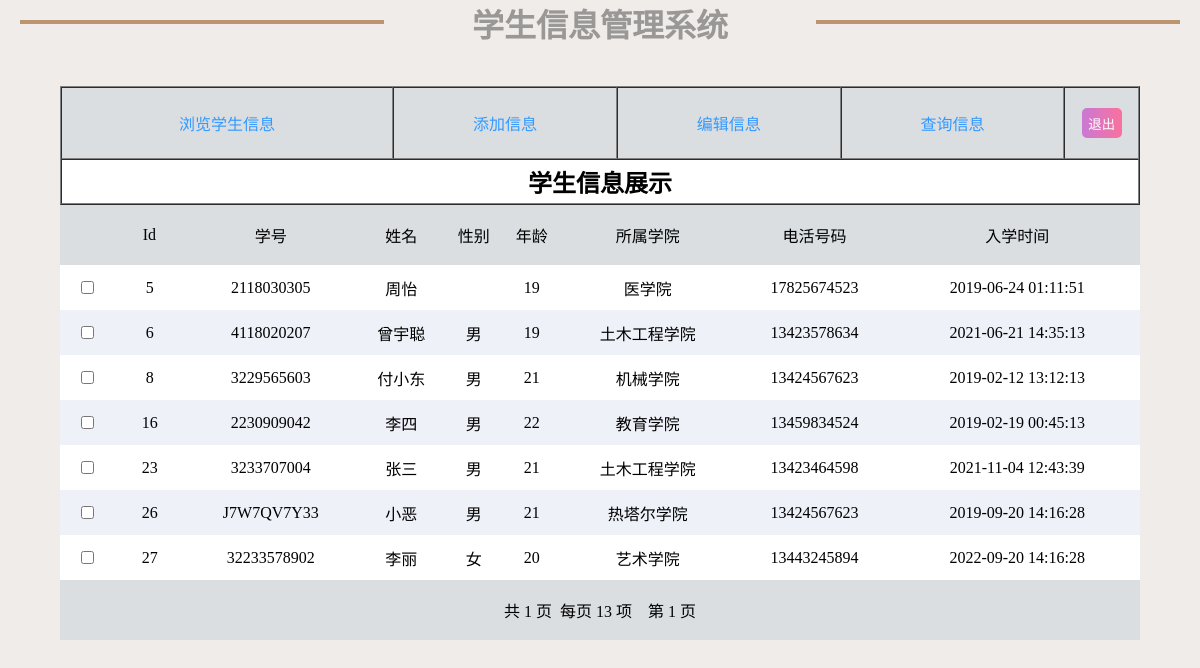
The app's page /index.php (signed in) with its own data.
### tables this page shows
CREATE TABLE `studentinfo` (
  `id` int(11) NOT NULL AUTO_INCREMENT,
  `sno` varchar(20) NOT NULL,
  `name` varchar(5) NOT NULL,
  `sex` varchar(1) NOT NULL,
  `age` int(11) NOT NULL,
  `institute` varchar(15) NOT NULL,
  `phone_number` char(11) NOT NULL,
  `time` timestamp NOT NULL DEFAULT CURRENT_TIMESTAMP ON UPDATE CURRENT_TIMESTAMP,
  PRIMARY KEY (`id`)
);

### index.php (the view, shortened to what this page needs)
<!DOCTYPE html PUBLIC "-//W3C//DTD XHTML 1.0 Transitional//EN" "http://www.w3.org/TR/xhtml1/DTD/xhtml1-transitional.dtd">
<html xmlns="http://www.w3.org/1999/xhtml">
<head>
    <link rel="stylesheet" href="css/a.css">
</head>
<body>
<?php
if(isset($_SESSION["username"])){
?>
<div>
    <header>
        <hr/>
        <h1>学生信息管理系统</h1>
        <hr/>
    </header>
    <main>
            <table width="900" border="1" align="center">
            <tr>
                <td><a href="SelectAll.php">浏览学生信息</a></td>
                <td><a href="add.php">添加信息</a></td>
                <td><a href="edit.php">编辑信息 </a></td>
                <td><a href="cha.php">查询信息</a></td>
                <td><a href="loginout.php"><button class="buttons" type="button">退出</button></a></td>
            </tr>
                <tr>
                    <td colspan="7"><h2>学生信息展示</h2></td>
                </tr>
            </table>
            <table>
                <?php
                $con=mysqli_connect("localhost","root","1234");
                mysqli_query($con,"set names utf8");
                if($con){
                $db=mysqli_select_db($con,"mystudent");
                if($db){
                $sql="select * from studentinfo";
                $data = mysqli_query($con,$sql);
                $maxrows = mysqli_num_rows($data);
                $page_size = 13;
                if($maxrows%$page_size == 0){
                    $maxpage = (int)($maxrows/$page_size);
                }else{
                    $maxpage = (int)($maxrows/$page_size)+1;
                }
                if(isset($_GET['curpage'])){
                    $page = $_GET['curpage'];
                }else{
                    $page=1;
                }
                $start = $page_size*($page-1);
                $get_sql = "select * from studentinfo limit $start,$page_size";
                $data=mysqli_query($con,$get_sql);
                ?>
                <tbody>
                <tr id="thead">
                    <td class="d" colspan="2" align="center">Id</td>
                    <td>学号</td>
                    <td>姓名</td>
                    <td>性别</td>
                    <td>年龄</td>
                    <td>所属学院</td>
                    <td>电活号码</td>
                    <td>入学时间</td>
                </tr>
                <?php
                while($row = mysqli_fetch_array($data)){
                    ?>
                    <tr>
                        <td><input type="checkbox"></td>
                        <td><?php echo $row["id"] ?></td>
                        <td><?php echo $row["sno"] ?></td>
                        <td><?php echo $row["name"] ?></td>
                        <td><?php echo $row["sex"] ?></td>
                        <td><?php echo $row["age"] ?></td>
                        <td><?php echo $row["institute"] ?></td>
                        <td><?php echo $row["phone_number"] ?></td>
                        <td><?php echo $row["time"] ?></td>
                    </tr>
                    <?php
                }
                ?>
                </tbody>
            </table>
    </main>
    <table  align="center"><tr><td>
                <?php
                echo "<p>共 $maxpage 页&nbsp;&nbsp;";
                echo "每页 $page_size 项&nbsp;&nbsp;";
                echo "&nbsp;&nbsp;第 $page 页</p>";
                }
                }
                ?>
            </td></tr>
    </table>
</div>
    <?php
}else{
    echo "<script>alert('您尚未登录，没有权限访问该页面');location.href='login.php';</script>";
}
?>
</body>
</html>

### css/a.css (style rules this page uses)
* { margin: 0; padding: 0; }
a:link { color:#39F; text-decoration:none; }
body { background-color: #f0ece9; height: 800px; }
header { display: flex; flex-flow: row nowrap; justify-content: space-between; }
header h1 { color: #9a9897; }
header hr { margin: 20px 20px 0; background-color: #bc9470; border: 2px solid #bc9470; width: 30%; height: 0; }
main button { margin: 20px 5px; width: 38px; height: 35px; color: white; }
main button.buttons { width: 40px; height: 30px; border: none; margin-left: -10px; margin-right: -10px; color: white; text-align: center; background-image: linear-gradient(to right, #c979d4,#fa719d); border-radius: 5px; }
table { margin: 0 auto; width: 90%; text-align: center; border-spacing: 0; }
table tbody tr:first-of-type { background-color: #dadee1 !important; height: 60px; }
table tbody tr { height: 45px; }
table tbody tr:nth-child(odd) { background-color: #eef1f8; }
table tbody tr:nth-child(even) { background-color: #ffffff; }
table tbody tr td.d { padding-left: 55px; }

### records on screen
studentinfo: id "5", sno "2118030305", name "周怡", age "19", institute "医学院", phone_number "17825674523", time "2019-06-24 01:11:51"
studentinfo: id "6", sno "4118020207", name "曾宇聪", sex "男", age "19", institute "土木工程学院", phone_number "13423578634", time "2021-06-21 14:35:13"
studentinfo: id "8", sno "3229565603", name "付小东", sex "男", age "21", institute "机械学院", phone_number "13424567623", time "2019-02-12 13:12:13"
studentinfo: id "16", sno "2230909042", name "李四", sex "男", age "22", institute "教育学院", phone_number "13459834524", time "2019-02-19 00:45:13"
studentinfo: id "23", sno "3233707004", name "张三", sex "男", age "21", institute "土木工程学院", phone_number "13423464598", time "2021-11-04 12:43:39"
studentinfo: id "26", sno "J7W7QV7Y33", name "小恶", sex "男", age "21", institute "热塔尔学院", phone_number "13424567623", time "2019-09-20 14:16:28"
studentinfo: id "27", sno "32233578902", name "李丽", sex "女", age "20", institute "艺术学院", phone_number "13443245894", time "2022-09-20 14:16:28"

### other values on screen
$maxpage "1"
$page_size "13"
$page "1"
